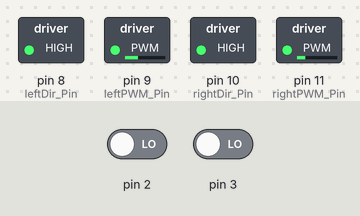
Bench run of a sketch on a simulated Arduino Leonardo, built with avr-gcc and run on an emulated ATmega32U4. Parts: switched loads named in the sketch (green lamp = pin HIGH). The inputs (shaded band) are chosen by the test bench; at power-on: pin 2 LOW, pin 3 LOW. What the sketch prints to the serial monitor is not drawn.

Above: at 0.1 s.
Timing chart, 0 to 1.6 s (numbered marks = the images above):
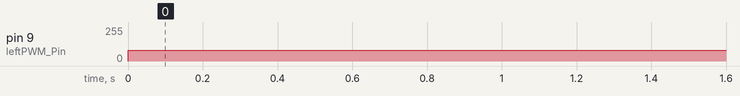

The sketch:

FigureEight.ino
```cpp
/*  Program finds the number of left and right motor encoder counts
 *   using microcontroller interrupts.
*/
//  encoder variables
extern void LogoPrint();
const int COUNTS_PER_CM = 71;
const int DIST_TO_TRAVEL_OUTER = COUNTS_PER_CM * 300;
const int DIST_TO_TRAVEL_INNER = COUNTS_PER_CM * 188.37;

volatile long LtCount = 0;
volatile long RtCount = 0;

int leftDir_Pin = 8;
int leftPWM_Pin = 9;
int rightDir_Pin = 10;
int rightPWM_Pin = 11;

int leftDutyCyclePercent;
int rightDutyCyclePercent;
int leftDutyCycle;
int rightDutyCycle;

int LtCountDel;
int RtCountDel;
int LtPrev;
int RtPrev;

int state = 0;
int next = 0;
int flag = 1;
unsigned long T0;
unsigned long T;

void LtEncoderRead() {
  LtCount += 1;
}

void RtEncoderRead() {
  RtCount += 1;
}

void setMotorSpeeds(int dutyCyclePercent)
{
  leftDutyCycle = dutyCyclePercent*255/100;
  rightDutyCycle = dutyCyclePercent*255/100;
}

void setup() {
  Serial.begin(9600);
  Serial1.begin(9600);
  attachInterrupt(1, LtEncoderRead, RISING);     //pin 3
  attachInterrupt(0, RtEncoderRead, RISING);     //pin 2

//setup motor control pins
  pinMode(leftDir_Pin, OUTPUT);
  pinMode(leftPWM_Pin, OUTPUT);
  pinMode(rightDir_Pin, OUTPUT);
  pinMode(rightPWM_Pin, OUTPUT);

//initialize motor speeds to equal values
  leftDutyCyclePercent = 20;
  rightDutyCyclePercent = 20;
  leftDutyCycle = leftDutyCyclePercent*255/100;
  rightDutyCycle = rightDutyCyclePercent*255/100;

//set motor direction forward
  digitalWrite(leftDir_Pin, HIGH);
  digitalWrite(rightDir_Pin, HIGH);

// turn on motors
  analogWrite(leftPWM_Pin, leftDutyCycle);
  analogWrite(rightPWM_Pin, rightDutyCycle);

  LtCount = 0;
  RtCount = 0;
}

void loop()
{
/*  while loop attempts to compensate for different motor speed differences
    encoder counts furnished by interrupts
    attempt to go straight for 12720 counts keeping left motor speed constant
    and adjusting the right motor speed
*/
//  Reinitialize variables each time thru loop
  LtPrev = LtCount;
  RtPrev = RtCount;
  T0 = millis();

  digitalWrite(leftDir_Pin, HIGH);
  digitalWrite(rightDir_Pin, HIGH);

  while (1)
  {
    T = millis();
    // Count encoder pulses every 100 ms and adjust motor speeds
    /*if(T >= T0 + 100) {
      LtCountDel = LtCount - LtPrev;
      RtCountDel = RtCount - RtPrev;
      LtPrev = LtCount;
      RtPrev = RtCount;
      T0 = millis();

      if(LtCountDel > RtCountDel)
        rightDutyCycle = rightDutyCycle + 1;
      else if (RtCountDel > LtCountDel)
        rightDutyCycle = rightDutyCycle - 1;


      }*/

      analogWrite(rightPWM_Pin, rightDutyCycle);
      analogWrite(leftPWM_Pin, leftDutyCycle*1.5926);
      Serial.println(state);
      switch(state)
      {
        case 0:
        {
          if(LtCount >= DIST_TO_TRAVEL_OUTER && RtCount >= DIST_TO_TRAVEL_INNER)
          {
            state = 1;
            //delay(50);
          }

          break;
        }
        case 1:
        {
          if(flag){
            LtCount = 0;
            RtCount = 0;
            flag = 0;
          }
          analogWrite(rightPWM_Pin, rightDutyCycle*1.5926);
          analogWrite(leftPWM_Pin, leftDutyCycle);
          if(LtCount >= DIST_TO_TRAVEL_INNER && RtCount >= DIST_TO_TRAVEL_OUTER)
          {
            Serial.println("boh shit whatup");
            state = 2;
          }
          break;
        }
        /*case 2:
        {
          delay(1500);
          while(1){
            setMotorSpeeds(0);
          }
        }*/
      }
      if(state == 2)
          {
            delay(4200);
            while(1){
              setMotorSpeeds(0);
              analogWrite(rightPWM_Pin, rightDutyCycle);
              analogWrite(leftPWM_Pin, leftDutyCycle);
            }
          }
      Print();
      LogoPrint();
    }
}
```

Reports.ino
```cpp
void Print() {
    Serial.print(state);
    Serial.write(9);
    Serial.print(LtCount);
    Serial.write(9);
    Serial.print(RtCount);
    Serial.write(9);
    Serial.print(LtCountDel);
    Serial.write(9);
    Serial.print(RtCountDel);
    Serial.write(9);
    Serial.println(rightDutyCycle);
}

void LogoPrint() {
    Serial1.print(LtCount);
    Serial1.write(9);
    Serial1.print(RtCount);
    Serial1.write(9);
    Serial1.print(LtCountDel);
    Serial1.write(9);
    Serial1.print(RtCountDel);
    Serial1.write(9);
    Serial1.println(rightDutyCycle);
}
```

Measured:
- by itself, pin 9 (leftPWM_Pin): 0/255 → 81/255 at 0.00 s
